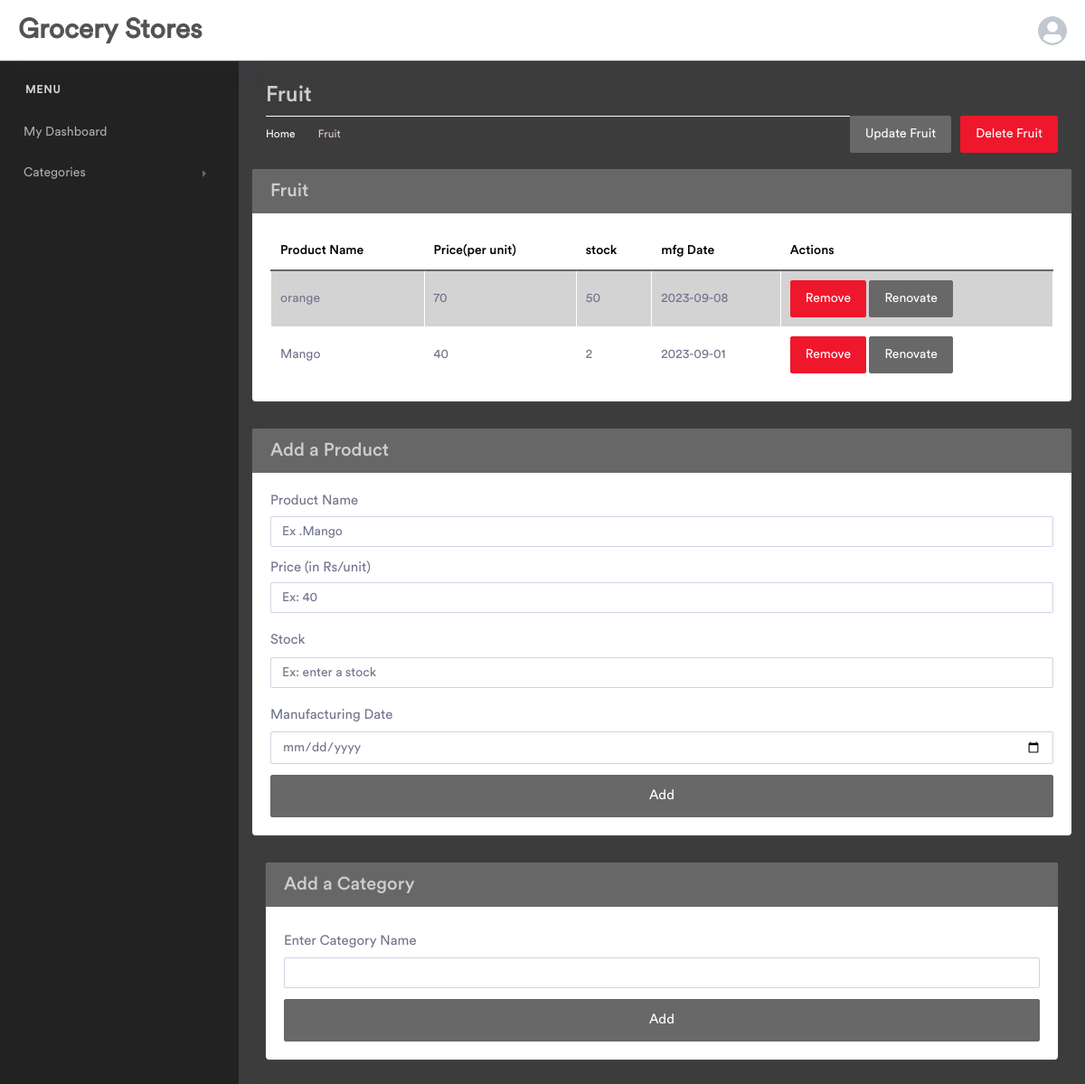
/category/1/1, run on the app's committed database.
### app.py (models this page shows)
class Category(db.Model):
    __tablename__ = 'category'
    c_id = db.Column(db.Integer, primary_key=True, autoincrement=True)
    name = db.Column(db.String, nullable=False, unique=True)

class Product(db.Model):
    __tablename__ = 'product'
    p_id = db.Column(db.Integer, primary_key=True, autoincrement=True)
    c_id = db.Column(db.Integer, db.ForeignKey("category.c_id"), nullable=False)
    name = db.Column(db.String(100), nullable=False)
    price = db.Column(db.Integer, nullable=False)
    stock = db.Column(db.Integer, nullable=False)
    manufacture_date = db.Column(db.Date,  nullable=True)

### app.py (the view, shortened to what this page needs)
@app.route('/category/<int:uid>/<int:c_id>',methods=["GET", "POST"])
def category(uid,c_id):
    if request.method=="GET":
        cat = Category.query.filter(Category.c_id == c_id).one()
        categories = Category.query.all()
        products = Product.query.filter(Product.c_id == c_id).all()
        cuser = User.query.filter(User.u_id == uid).one()
        uname = cuser.name
        cname = cat.name
        return render_template("category.html", products=products, categories=categories,  uid=uid, uname=uname, c_id=c_id,cname= cname)

### templates/category.html (shortened to what this page needs)
<!doctype html>
<html lang="en">
<head>
    <link rel="stylesheet" href="/static/assets/vendor/bootstrap/css/bootstrap.min.css">
    <link href="/static/assets/vendor/fonts/circular-std/style.css" rel="stylesheet">
    <link rel="stylesheet" href="/static/assets/libs/css/style.css">
</head>
<body>
    <div class="dashboard-main-wrapper">
        <div class="dashboard-header">
            <nav class="navbar navbar-expand-lg bg-white fixed-top">
                <a class="navbar-brand" href="{{url_for("category",uid =uid ,c_id =c_id)}}">Grocery Stores</a>
                <div class="collapse navbar-collapse " id="navbarSupportedContent">
                    <ul class="navbar-nav ml-auto navbar-right-top">
                        <li class="nav-item dropdown nav-user">
                            <a class="nav-link nav-user-img" href="#" id="navbarDropdownMenuLink2" data-toggle="dropdown" aria-haspopup="true" aria-expanded="false"><img src="/static/assets/images/user.png" alt="" class="user-avatar-md rounded-circle"></a>
                        </li>
                    </ul>
                </div>
            </nav>
        </div>
        <div class="nav-left-sidebar sidebar-dark">
            <div class="menu-list">
                <nav class="navbar navbar-expand-lg navbar-light">
                    <div class="collapse navbar-collapse" id="navbarNav">
                        <ul class="navbar-nav flex-column">
                            <li class="nav-divider">
                                Menu
                            </li>
                                    <ul class="nav flex-column">
                                        <li class="nav-item">
                                            <a class="nav-link" href="{{ url_for("aindex", uid=uid)}}">My Dashboard</a>
                                        </li>
                                        <li class="nav-item">
                                            <a class="nav-link" href="#" data-toggle="collapse" aria-expanded="false" data-target="#submenu-1-2" aria-controls="submenu-1-2">Categories</a>
                                        </li>
                                    </ul>
                                </div>
                    </div>
            </div>
        </div>
        <div class="dashboard-wrapper">
            <div class="dashboard-ecommerce">
                <div class="container-fluid dashboard-content ">
                    <div class="row">
                        <div class="col-xl-12 col-lg-12 col-md-12 col-sm-12 col-12">
                            <div class="page-header">
                                <h2 class="pageheader-title">{{ cname}} </h2>
                            <a href="/category/deletecategory/{{ uid }}/{{ c_id}}" class="btn btn-danger" role="button" style="float: right; ">Delete {{ cname}}</a>
                        <a href="/category/updatecategory/{{ uid }}/{{ c_id}}" class="btn btn-primary" role="button" style="float: right; margin-right: 10px;">Update {{ cname}}</a>
                                <div class="page-breadcrumb">
                                    <nav aria-label="breadcrumb">
                                        <ol class="breadcrumb">
                                            <li class="breadcrumb-item"><a href="#" class="breadcrumb-link">Home</a></li>
                                            <li class="breadcrumb-item active" aria-current="page">{{ cname }}</li>
                                        </ol>
                                    </nav>
                                </div>
                            </div>
                        </div>
                    </div>
                        <div class="row">
                        <div class="row">
                            <div class="col-xl-12 col-lg-12 col-md-12 col-sm-12 col-12">
                                <div class="card">
                                    <div class="card-header">
                                        <h3 class="mb-0">{{cname}}</h3>
                                    </div>
                                    <div class="card-body">
                                        <div class="table-responsive">
                                            <table id="example" class="table table-striped table-bordered second" style="width:100%">
                                                <thead>
                                                    <tr>
                                                        <th>Product Name</th>
                                                        <th>Price(per unit)</th>
                                                        <th>stock</th>
                                                        <th>mfg Date</th>
                                                        <th>Actions</th>
                                                    </tr>
                                                </thead>
                                                <tbody>
                                                    {% for pro in products|reverse %}
                                                    <tr>
                                                        <td>{{ pro["name"] }}</td>
                                                        <td>{{ pro["price"] }}</td>
                                                        <td>{{ pro["stock"] }}</td>
                                                        <td>{{ pro["manufacture_date"] }}</td>
                                                        <td><a href="/category/deleteproduct/{{ uid }}/{{ pro["c_id"] }}/{{ pro["p_id"] }}"><button type="button" class="btn btn-danger">Remove</button></a>
                                                        <a href="/category/updateproduct/{{ uid }}/{{ pro["c_id"] }}/{{ pro["p_id"] }}"><button type="button" class="btn btn-primary">Renovate</button></a></td>
                                                    </tr>
                                                    {% endfor %}
                                                </tbody>
                                            </table>
                                        </div>
                                    </div>
                                </div>
                            </div>
                            <div class="col-xl-12 col-lg-12 col-md-12 col-sm-12 col-12">
                                <div class="card">
                                    <div class="card-header">
                                        <h3 class="mb-0">Add a Product</h3>
                                    </div>
                                    <div class="card-body">
                                        <form action="/category/{{ uid }}/{{ c_id }}", method="POST">
                                            <div class="form-group">
                                                <label for="inputnote">Product Name</label>
                                                <input id="inputnote" type="text" placeholder="Ex .Mango" class="form-control" name="name">
                                            </div>
                                            <div class="form-group">
                                                <label for="inputduration">Price (in Rs/unit) </label>
                                                <input id="inputduration" type="number" placeholder="Ex: 40" class="form-control" name="price">
                                            </div>
                                            <div class="form-group">
                                                <label for="inputvalue" class="col-form-label">Stock</label>
                                                <input id="inputvalue" type="number" class="form-control" placeholder="Ex: enter a stock" name="stock">
                                            </div>
                                            <div class="form-group">
                                                <label for="inputdate" class="col-form-label">Manufacturing Date</label>
                                                <input id="inputdate" type="date" class="form-control" name="mfd">
                                            </div>
                                            <button type="submit" class="btn btn-primary btn-lg btn-block">Add</button>
                                        </form>
                                    </div>
                                </div>
                                <div class="col-xl-12 col-lg-12 col-md-12 col-sm-12 col-12">
                                    <div class="card">
                                        <div class="card-header">
                                            <h3 class="mb-0">Add a Category</h3>
                                        </div>
                                        <div class="card-body">
                                            <form action="/category/create/{{uid}}" method="POST">
                                                <div class="form-group">
                                                    <label for="inputdate" class="col-form-label">Enter Category Name</label>
                                                    <input id="inputdate" type="text" class="form-control" name="cname">
                                                </div>
                                                <button type="submit" class="btn btn-primary btn-lg btn-block">Add</button>
                                            </form>
                                        </div>
                                    </div>
                            </div>
                        </div>
                    </div>
                </div>
            </div>
        </div>
    </div>
</body>
</html>

### data on the page
Category: name "Fruit"
Product: name "orange", price "70", stock "50", manufacture_date "2023-09-08"
Product: name "Mango", price "40", stock "2", manufacture_date "2023-09-01"
